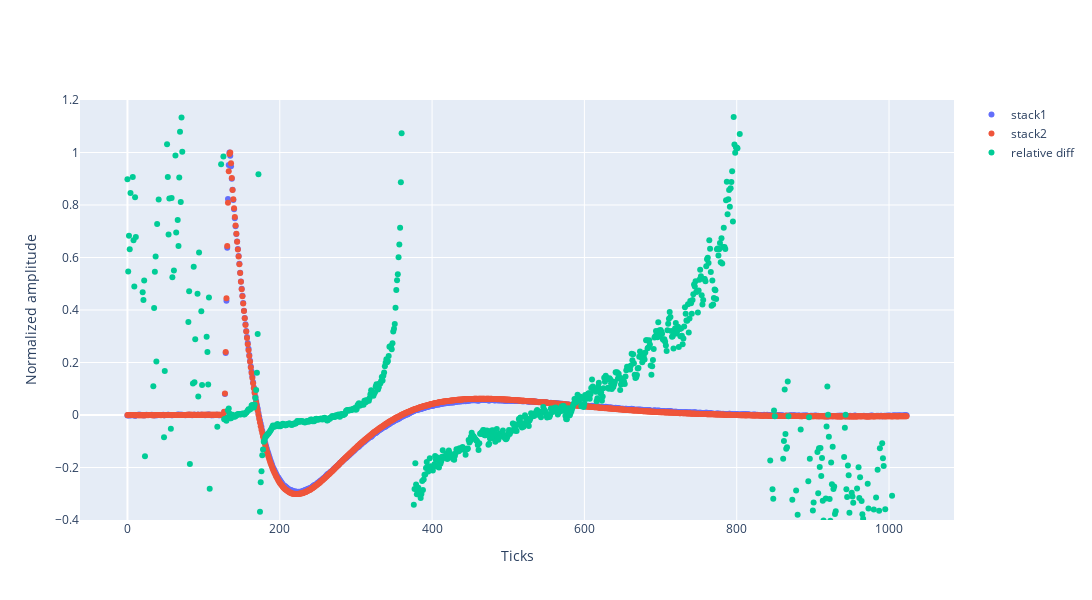

Notebook source saved alongside this figure:
### Code cell
import plotly.graph_objects as go
import plotly.io as pio
id1 = 0
id2 = 1
fig = go.Figure()
ytest = 1-( wfsets[id2].avgwvf/np.max(wfsets[id2].avgwvf) )/(wfsets[id1].avgwvf/np.max(wfsets[id1].avgwvf))
fig.add_trace(go.Scatter(y=wfsets[id1].avgwvf/np.max(wfsets[id1].avgwvf), mode='markers', name='stack1'))
fig.add_trace(go.Scatter(y=wfsets[id2].avgwvf/np.max(wfsets[id2].avgwvf), mode='markers', name='stack2'))
fig.add_trace(go.Scatter(y=ytest, mode='markers', name='relative diff'))
fig.update_layout(
    xaxis_title="Ticks",
    yaxis_title="Normalized amplitude",
    yaxis_range=[-.4,1.2],
    # yaxis_range=[-.4,0.2],
    # xaxis_range=[100, 700],
    height = 600,
    width = 1600,
)
fig.show()
fig.write_image("./graphs/compare_templates.png", scale=3, height = 300*2, width = 300*5)

### Figure 1 — Plotly figure (JSON) as saved in the notebook; plotly's stock layout.template omitted (floating-point values rounded to 4 significant figures; data arrays with more than 128 entries replaced by an {"elided": "..."} marker saying what was removed)
{"data": [{"mode": "markers", "name": "stack1", "type": "scatter", "y": {"elided": "1024 float values"}}, {"mode": "markers", "name": "stack2", "type": "scatter", "y": {"elided": "1024 float values"}}, {"mode": "markers", "name": "relative diff", "type": "scatter", "y": {"elided": "1024 float values"}}], "layout": {"height": 600, "width": 1600, "xaxis": {"title": {"text": "Ticks"}}, "yaxis": {"range": [-0.4, 1.2], "title": {"text": "Normalized amplitude"}}}}
